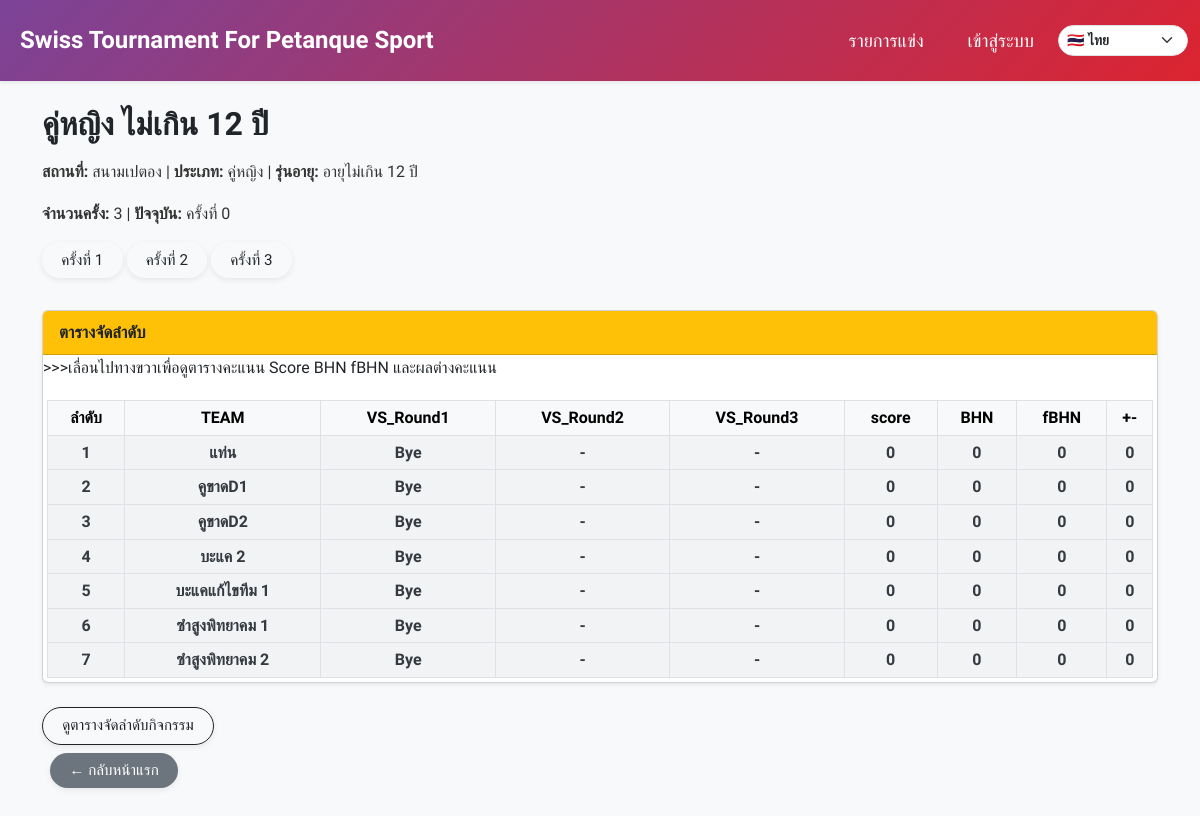
Screenshot of /event/1 with the database file from the repository.
### models.py (models this page shows)
class Event(db.Model):
    __tablename__ = "events"
    __table_args__ = (
        Index("ix_events_date_id", "date", "id"),
        Index("ix_events_created_at", "created_at"),
    )
    id = db.Column(db.Integer, primary_key=True)
    name = db.Column(db.String(100), nullable=False)
    location = db.Column(db.String(100))
    category = db.Column(db.String(50))
    sex = db.Column(db.String(50))
    age_group = db.Column(db.String(50))
    rounds = db.Column(db.Integer)
    current_round = db.Column(db.Integer, default=1)
    date = db.Column(db.Date, nullable=True)
    auto_field_enabled = db.Column(db.Boolean, default=False)
    field_prefix = db.Column(db.String(10), default='')  # เช่น 'A', ''
    field_start = db.Column(db.Integer, default=1)
    field_max = db.Column(db.Integer, default=16)
    field_exclude = db.Column(db.String, default='')  # เช่น '3,7,11
    logo_filename = db.Column(db.Text)  # เก็บเป็น JSON list
    created_at = db.Column(db.DateTime, server_default=text('CURRENT_TIMESTAMP'), nullable=True)
    creator_id = db.Column(db.Integer, db.ForeignKey("users.id"), nullable=False)
    teams = db.relationship("Team", backref="event", cascade="all, delete-orphan", lazy=True)
    matches = db.relationship("Match", backref="event", cascade="all, delete-orphan", lazy=True)

class Team(db.Model):
    __tablename__ = "teams"
    id = db.Column(db.Integer, primary_key=True)
    name = db.Column(db.String(100), nullable=False)
    event_id = db.Column(db.Integer, db.ForeignKey("events.id"), nullable=False)

### app.py (the view)
@app.route("/event/<int:event_id>")
def event_detail(event_id):
    event = db.session.get(Event, event_id)
    teams = Team.query.filter_by(event_id=event_id).all()
    standings = calculate_standings(event_id)
    matches = Match.query.filter_by(event_id=event_id).all()
    current_round = (
        db.session.query(db.func.max(Match.round))
        .filter(Match.event_id == event_id)
        .scalar()
        or 0
    )
    matches_round_1 = Match.query.filter_by(event_id=event_id, round=1).all()
    try:
        event.logo_list = json.loads(event.logo_filename) if event.logo_filename else []
    except Exception:
        event.logo_list = []
    active_playoffs = _active_playoffs_for_event(event_id)
    return render_template(
        "event.html",
        event=event,
        teams=teams,
        standings=standings,
        matches=matches,
        current_round=current_round,      # ✅ ส่งไปยัง template
        matches_round_1=matches_round_1,  # ✅ ส่งไปด้วยหากใช้
        active_playoffs=active_playoffs
    )

### app.py (called while the page is built)
def get_current_lang():
    lang = request.args.get("lang") or session.get("lang") or "th"
    if lang not in SUPPORTED_LANGS:
        lang = "th"
    session["lang"] = lang
    return lang

@app.context_processor
def inject_i18n():
    lang = get_current_lang()
    return {
        "current_lang": lang,
        "supported_langs": SUPPORTED_LANGS,
        "text_translations": TEXT_TRANSLATIONS,
        "t": lambda key: translate(key, lang),
    }

def _active_playoffs_for_event(event_id):
    try:
        ensure_playoff_tables()
        rows = db.session.execute(text("""
            SELECT pc.id, pc.title, pc.competition_type, pc.pairing_method,
                   COUNT(pr.id) AS round_count,
                   MAX(pr.round_no) AS latest_round
            FROM playoff_competitions pc
            LEFT JOIN playoff_rounds pr ON pr.playoff_id = pc.id
            WHERE pc.source_event_id = :event_id
            GROUP BY pc.id, pc.title, pc.competition_type, pc.pairing_method
            ORDER BY pc.id DESC
        """), {'event_id': event_id}).mappings().all()
        return [dict(r) for r in rows]
    except Exception:
        return []

@app.after_request
def live_report_public_headers(response):
    response.headers.setdefault("Access-Control-Allow-Origin", "*")
    response.headers.setdefault("Access-Control-Allow-Headers", "Content-Type, Authorization")
    response.headers.setdefault("Access-Control-Allow-Methods", "GET, OPTIONS")
    response.headers.pop("X-Frame-Options", None)
    response.headers.setdefault("Content-Security-Policy", "frame-ancestors *")
    return response

### i18n.py (called while the page is built)
def translate(key, lang="th"):
    table = TRANSLATIONS.get(key, {})
    return table.get(lang) or table.get("th") or key

### templates/event.html (shortened to what this page needs)
{% import 'macros.html' as macros %}
{% extends 'base.html' %}
{% block content %}
</head>
<body class="bg-light">
  <div class="container my-4">
    <h2 class="mb-3">{{ event.name }}</h2>
    <p>
      <strong>สถานที่:</strong> {{ event.location }} |
      <strong>ประเภท:</strong> {{ event.category }}{{ event.sex }} |
      <strong>รุ่นอายุ:</strong> {{ event.age_group }}
    </p>
    <p>
      <strong>จำนวนครั้ง:</strong> {{ event.rounds }} |
      <strong>ปัจจุบัน:</strong> ครั้งที่ {{ current_round }}
    </p>
    <div class="mb-4">
      {% for round_num in range(1, event.rounds + 1) %}
      <a href="{{ url_for('round_matches', event_id=event.id, round=round_num) }}"
        class="btn btn-outline-dark mb-2 {% if round_num == current_round %}fw-bold{% endif %}">
        ครั้งที่ {{ round_num }}
      </a>
      {% endfor %}
    </div>
    <div class="card mb-4 shadow-sm">
      <div class="card-header bg-warning text-dark fw-semibold">
        ตารางจัดลำดับ
      </div>
      <div class="card-body p-0">   <p>>>>เลื่อนไปทางขวาเพื่อดูตารางคะแนน Score BHN fBHN และผลต่างคะแนน</p>
        {% if standings %}
        <div class="table-responsive p-1">
          <table class="table table-bordered table-sm align-middle text-center mb-0">
            <thead class="table-light">
              <tr>
                <th>ลำดับ</th>
                <th>TEAM</th>
                {% for i in range(1, event.rounds + 1) %}
                <th>VS_Round{{ i }}</th>
                {% endfor %}
                <th>score</th>
                <th>BHN</th>
                <th>fBHN</th>
                <th>+-</th>
              </tr>
            </thead>
            <tbody>
              {% for team in standings %}
              <tr class="{{ macros.score_class(team.score) }}" style="font-weight: bold">
                <td>{{ loop.index }}</td>
                <td class="{{ macros.score_class(team.score) }}" style="font-weight: bold">
                  {{ team.team_name }}
                </td>
                {% for i in range(1, event.rounds + 1) %}
                <td class="{{ macros.score_class(team.score) }}" style="font-weight: bold">
                  {{ team["VS_Round" ~ i] if team["VS_Round" ~ i] else '-' }}
                </td>
                {% endfor %}
                <td class="{{ macros.score_class(team.score) }}" style="font-weight: bold">
                  {{ team.score }}
                </td>
                <td class="{{ macros.score_class(team.score) }}" style="font-weight: bold">
                  {{ team.buchholz }}
                </td>
                <td class="{{ macros.score_class(team.score) }}" style="font-weight: bold">
                  {{ team.final_buchholz }}
                </td>
                <td class="{{ macros.score_class(team.score) }}" style="font-weight: bold">
                  {{ team.point_diff }}
                </td>
              </tr>
              {% endfor %}
            </tbody>
          </table>
        </div>
        {% else %}
        <p class="p-3">ยังไม่มีตารางคะแนน</p>
        {% endif %}
      </div>
    </div>
      <a href="{{ url_for('event_standings', event_id=event.id) }}" class="btn btn-dark-outline btn-custom margin-2">
    ดูตารางจัดลำดับกิจกรรม
</a>
    <div class="mb-4 p-2">
      <a href="{{ url_for('index') }}" class="btn btn-secondary btn-lg">← กลับหน้าแรก</a>
    </div>
  </div>
  {% endblock %}

### static/css/style.css (style rules this page uses)
button.btn, .btn { font-family: "Prompt", "Segoe UI", sans-serif; font-weight: 600; font-size: 0.95rem; padding: 0.4rem 1rem; border-radius: 0.65rem; display: inline-flex; align-items: center; justify-content: center; gap: 0.5rem; transition: all 0.25s ease; text-transform: none; box-shadow: 0 2px 6px rgba(0, 0, 0, 0.08); border: none; cursor: pointer; }
.btn-dark-outline { background: transparent; color: #212529; border: 1px solid #212529; }
.score-level-0 { background-color: #f1f3f5 !important; color: #343a40 !important; }
tr.score-level-7 > td, tr.score-level-6 > td, tr.score-level-5 > td, tr.score-level-4 > td, tr.score-level-3 > td, tr.score-level-2 > td, tr.score-level-1 > td, tr.score-level-0 > td { background-color: inherit !important; color: inherit !important; }

### templates/event.html (style rules this page uses)
body { font-family: "Prompt", "Segoe UI", sans-serif; font-size: 16px; line-height: 1.6; color: #333; background-color: #f9f9fb; }
h2, h3, h4, .modal-title { font-weight: 700; color: #212529; }
.card-header { font-weight: 600; font-size: 1.05rem; }
.btn-custom { border-radius: 0.65rem; padding: 0.4rem 1rem; font-weight: 600; font-size: 0.95rem; display: inline-flex; align-items: center; gap: 0.5rem; transition: all 0.25s ease; box-shadow: 0 2px 6px rgba(0, 0, 0, 0.08); }
.btn-dark-outline { background: transparent; color: #212529; border: 1px solid #212529; }
body { font-family: "Prompt", sans-serif; }
h2 { font-weight: 600; }
button.btn, .btn { font-weight: 500; border-radius: 50rem !important; transition: 0.2s; padding-left: 1.2rem; padding-right: 1.2rem; }

### rows the page displays
Event: name "คู่หญิง ไม่เกิน 12 ปี", location "สนามเปตอง", category "คู่", sex "หญิง", age_group "อายุไม่เกิน 12 ปี", rounds "3"
Team: team_name "แท่น", team "Bye" "-" "-", score "0", buchholz "0", final_buchholz "0", point_diff "0"
Team: team_name "คูขาดD1", team "Bye" "-" "-", score "0", buchholz "0", final_buchholz "0", point_diff "0"
Team: team_name "คูขาดD2", team "Bye" "-" "-", score "0", buchholz "0", final_buchholz "0", point_diff "0"
Team: team_name "บะแค 2", team "Bye" "-" "-", score "0", buchholz "0", final_buchholz "0", point_diff "0"
Team: team_name "บะแคแก้ไขทีม 1", team "Bye" "-" "-", score "0", buchholz "0", final_buchholz "0", point_diff "0"
Team: team_name "ซำสูงพิทยาคม 1", team "Bye" "-" "-", score "0", buchholz "0", final_buchholz "0", point_diff "0"
Team: team_name "ซำสูงพิทยาคม 2", team "Bye" "-" "-", score "0", buchholz "0", final_buchholz "0", point_diff "0"

### other values shown
{{ t('events') }} "รายการแข่ง"
{{ t('login') }} "เข้าสู่ระบบ"
{{ current_round }} "0"
{{ round_num }} "1" "2" "3"
{{ i }} "1" "2" "3"
form field value "🇹🇭 ไทย"
